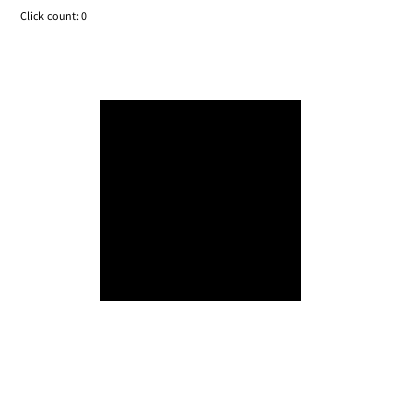
Frame 1 (no input)
Frame 60 (the mouse pressed at the canvas centre just before this capture): identical to frame 1, image omitted
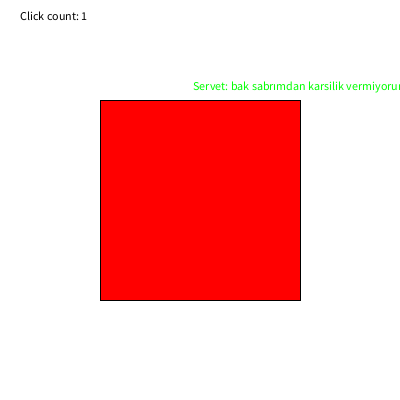
Frame 120 (the mouse held since frame 60 and released just before this capture)

The Processing sketch that drew these frames (run headless with seeded random() and noise(); from frame 60 on, the mouse is pressed at the canvas centre):

// Processing sketch: processing_57347
// ── processing_57347.pde

int x, y;
int w, h;
int countClick;
color currentColor;
color idle;
color mouseOver;
color clicked;

int servetX;
int servetY;

String[] servetMsg = {
  "Servet: ah vurmasana",
  "Servet: olm vurma",
  "Servet: bak gerçekten rahatsız oluyorum",
  "Servet: ah!",
  "Servet: gülüyosam seni sevdiğimden",
  "Servet: bak sabrımdan karsilik vermiyorum"
};

String currentMsg;

void setup()
{
  size(400, 400);
  x = 100;
  y = 100;
  w = 200;
  h = 200;

  countClick = 0;
  
  idle         = color(0);
  mouseOver    = color(255);
  clicked      = color(255, 0,0);
  currentColor = idle;
 
  servetX = -1000;
  servetY = -1000;
  currentMsg = ""; 
}


void draw()
{
  background(255);
  fill(0);
  text("Click count: "+Integer.toString(countClick), 20, 20);
  
  fill(currentColor);
  rect(x, y, w, h);
  
  fill(0,255,00);
  kickServet();
}

void mouseMoved()
{
  if(mouseX > x && mouseX < x+w &&
     mouseY > y && mouseY < y+h)
  {
    currentColor = mouseOver;
  }
  else
  {
    currentColor = idle;
  }
}


void mousePressed()
{
  countClick++;
  if(mouseX > x && mouseX < x+w &&
     mouseY > y && mouseY < y+h)
  {
    currentColor = clicked;
    servetX = int(random(0, width-100));
    servetY = int(random(0, height-50));
    currentMsg = servetMsg[int(random(0, servetMsg.length))];
  }
  else
  {
    currentColor = idle;
  }
}

void mouseReleased()
{
  currentColor = idle;
}


void kickServet()
{
  text(currentMsg, servetX, servetY);
}
